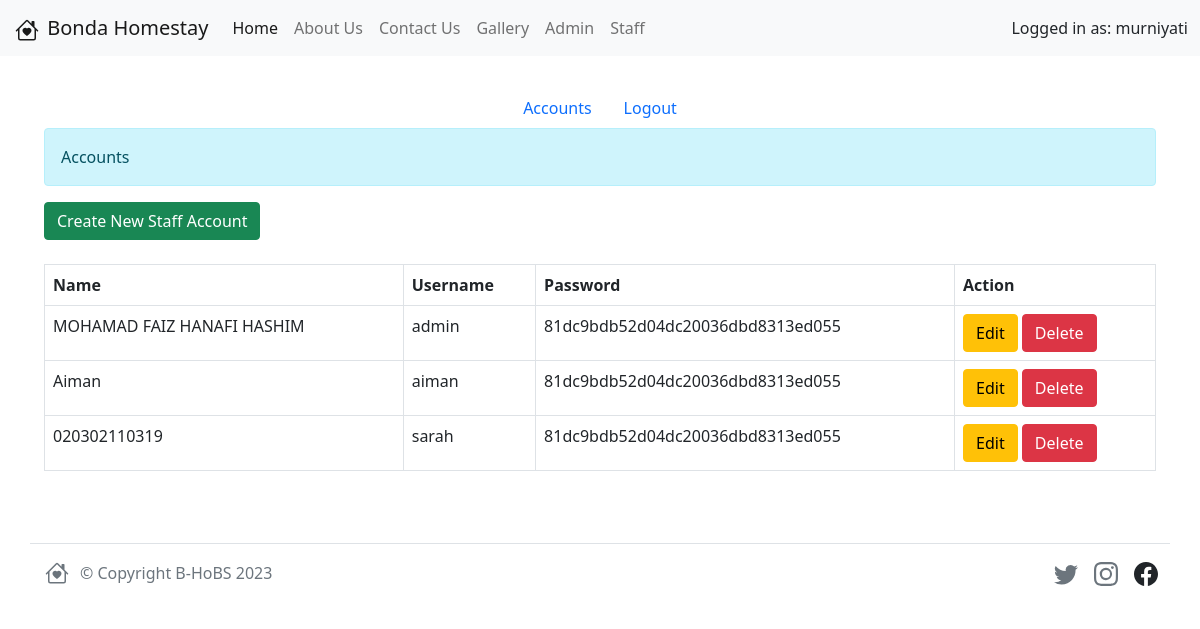
Screenshot of /index.php?p=admin (signed in) with the database file from the repository.
### tables this page shows
CREATE TABLE `staff` (
  `id` int(11) NOT NULL,
  `name` varchar(255) NOT NULL,
  `nokp` int(255) NOT NULL,
  `username` varchar(255) NOT NULL,
  `password` varchar(255) NOT NULL,
  PRIMARY KEY (`id`)
);

### admin/index.php (called while the page is built, shortened)
<?php
$admin_content = 'admin/home.php';
$admin_view = (isset($_GET['a']) && $_GET['a'] != '') ? $_GET['a'] : '';
switch ($admin_view) {
	default:
		$admin_content = 'admin/home.php';
}
require_once 'src/admin_navbar.php';
require_once $admin_content;

### includes/database.php (called while the page is built, shortened)
<?php
class Database
{
	var $sql_string = '';
	private $conn;
	public function open_connection()
	{
		$this->conn = mysqli_connect(DB_SERVER, DB_USER, DB_PASS);
		if (!$this->conn) {
			echo "Problem in database connection! Contact administrator!";
			exit();
		} else {
			$db_select = mysqli_select_db($this->conn, DB_NAME);
		}
	}
	function set_query($sql = '')
	{
		$this->sql_string = $sql;
	}
	function execute_query()
	{
		$result = mysqli_query($this->conn, $this->sql_string);
		return $result;
	}
	private function confirm_query($result)
	{
		return $result;
	}
	function load_result_list($key = '')
	{
		$cur = $this->execute_query() or die("Something wrong in includes/database.php around line 61");
		$array = array();
		while ($row = mysqli_fetch_object($cur)) {
			if ($key) {
				$array[$row->$key] = $row;
			} else {
				$array[] = $row;
			}
		}
		return $array;
	}
}
$mydb = new Database();

### admin/home.php (the view, shortened to what this page needs)
<?php
require_once 'src/admin_navbar.php';
?>
<div class="container-fluid">
	<div class="panel panel-default">
		<div class="panel-body">
			<div class="alert alert-info">Accounts</div>
			<a class="btn btn-success" href="?p=add-account-staff"><i class="glyphicon glyphicon-plus"></i> Create New Staff Account</a>
			<br />
			<br />
			<table id="table" class="table table-bordered">
				<thead>
					<tr>
						<th>Name</th>
						<th>Username</th>
						<th>Password</th>
						<th>Action</th>
					</tr>
				</thead>
				<tbody>
					<?php
					$query = "SELECT * FROM `staff`";
					$mydb->set_query($query);
					$fetch = $mydb->load_result_list() or die("Something wrong in admin/home.php around line 25");
					foreach ($fetch as $val) {
					?>
						<tr>
							<td><?php echo $val->name ?></td>
							<td><?php echo $val->username ?></td>
							<td><?php echo md5($val->password) ?></td>
							<td>
								<a class="btn btn-warning" href="?p=edit-account-staff&username=<?php echo $val->username ?>">
									Edit
								</a>
								<a class="btn btn-danger" onclick="confirmationDelete(this); return false;" href="?p=delete-account-staff&username=<?php echo $val->username ?>">
									Delete
								</a>
							</td>
						</tr>
					<?php
					}
					?>
				</tbody>
			</table>
		</div>
	</div>
</div>

### index.php (shortened to what this page needs)
<?php
$content = 'src/home.php';
$view = (isset($_GET['p']) && $_GET['p'] != '') ? $_GET['p'] : '';
switch ($view) {
  case 'admin':
    if (isset($_SESSION['admin_id'])) {
      $content = 'admin/index.php';
    } else {
      $content = 'admin/login.php';
    }
    break;
}
?>
<!DOCTYPE html>
<html lang="en">
<head>
  <link href="https://cdn.jsdelivr.net/npm/bootstrap@5.0.2/dist/css/bootstrap.min.css" rel="stylesheet" />
  <link rel="stylesheet" href="https://cdn.jsdelivr.net/npm/bootstrap-icons@1.10.5/font/bootstrap-icons.css">
  <link href="index.css" rel="stylesheet" />
</head>
<body>
  <?php include_once 'src/navbar.php' ?>
  <div id="content">
    <?php require_once $content ?>
  </div>
  <?php include_once 'src/footer.php' ?>
</body>
</html>

### src/navbar.php (shortened to what this page needs)
<nav class="navbar navbar-expand-lg navbar-light bg-light">
  <div class="container-fluid d-flex justify-content-center">
    <a class="navbar-brand" href="#">
      Bonda Homestay
    </a>
    <div class="collapse navbar-collapse" id="navbarSupportedContent">
      <ul class="navbar-nav me-auto mb-2 mb-lg-0">
        <li class="nav-item">
          <a class="nav-link active" aria-current="page" href="index.php?p=home">Home</a>
        </li>
        <li class="nav-item">
          <a class="nav-link" href="index.php?p=about-us">About Us</a>
        </li>
        <li class="nav-item">
          <a class="nav-link" href="index.php?p=contact-us">Contact Us</a>
        </li>
        <li class="nav-item">
          <a class="nav-link" href="index.php?p=gallery">Gallery</a>
        </li>
        <li class="nav-item">
          <a class="nav-link" href="index.php?p=admin">Admin</a>
        </li>
        <li class="nav-item">
          <a class="nav-link" href="index.php?p=staff">Staff</a>
        </li>
      </ul>
      <div class="d-flex">
        <?php
        if (isset($_SESSION['admin_id'])) {
          echo "<span>Logged in as: " . $_SESSION['admin_name'] . " </span>";
        } else if (isset($_SESSION['staff_id'])) {
          echo "<span>Logged in as staff: " . $_SESSION['staff_name'] . " </span>";
        } else {
          echo "";
        }
        ?>
      </div>
    </div>
  </div>
</nav>

### src/admin_navbar.php
<div class="container-fluid d-flex justify-content-center">
	<ul class="nav nav-pills">
		<li class="nav-item">
			<a class="nav-link" href="index.php?p=admin">Accounts</a>
		</li>
		<li class="nav-item">
			<a class="nav-link" href="index.php?p=admin-logout">Logout</a>
		</li>
	</ul>
</div>

### src/footer.php (shortened to what this page needs)
<footer class="container d-flex flex-wrap justify-content-between align-items-center py-3 my-4 border-top">
	<div class="col-md-4 d-flex align-items-center">
		<a href="/" class="mb-3 me-2 mb-md-0 text-muted text-decoration-none lh-1">
		</a>
		<span class="mb-3 mb-md-0 text-muted">&copy; Copyright B-HoBS <?php echo date('Y') ?></span>
	</div>
	<ul class="nav col-md-4 justify-content-end list-unstyled d-flex">
		<li class="ms-3">
			<a class="text-muted" href="#">
			</a>
		</li>
		<li class="ms-3">
			<a class="text-muted" href="#">
			</a>
		</li>
		<li class="ms-3">
		</li>
	</ul>
</footer>

### index.css (style rules this page uses)
body { width: 100vw; }
#content { padding: 2em; }

### rows the page displays
staff: name "MOHAMAD FAIZ HANAFI HASHIM", username "admin", password "81dc9bdb52d04dc20036dbd8313ed055"
staff: name "Aiman", username "aiman", password "81dc9bdb52d04dc20036dbd8313ed055"
staff: name "020302110319", username "sarah", password "81dc9bdb52d04dc20036dbd8313ed055"

### other values shown
$_SESSION['admin_name'] "murniyati"
